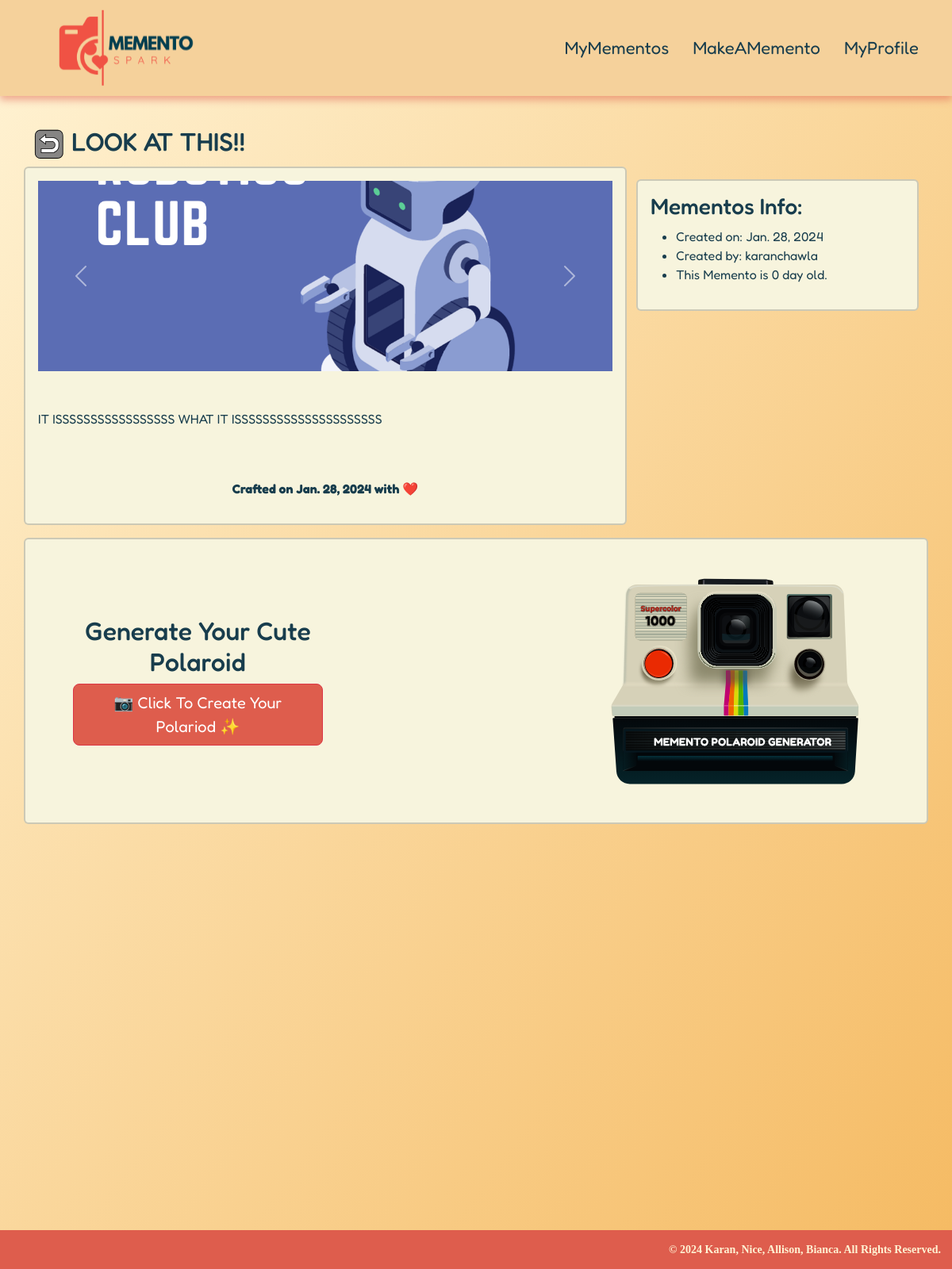
/memento/31 (signed in), run on the app's committed database.
### mymemento_app/models.py (models this page shows, shortened)
class Memento(models.Model):
    user = models.ForeignKey(User, on_delete=models.CASCADE) # A field for creating a one-to-many relationship with another model
    published_date = models.DateField(auto_now_add=True) # A field for storing a date value
    title = models.CharField(max_length=75)
    text = models.TextField(max_length=250)
    img1 = models.ImageField(upload_to='static/mementos_files/images', blank=True, default='')
    img2 = models.ImageField(upload_to='static/mementos_files/images', blank=True, default='')
    img3 = models.ImageField(upload_to='static/mementos_files/images', blank=True, default='')
    audio = models.FileField(upload_to='static/mementos_files/audios', default='') # A field for storing an audio

### mymemento_app/views.py (the view)
# urls.py: path('memento/<int:id>', views.memento, name='memento'),
@login_required
def memento(request, id):
    memento = get_object_or_404(Memento, id=id, user=request.user)
    context = {
        'memento': memento,
    }
    return render(request, 'mementos.html', context)

### templates/mementos.html (shortened to what this page needs)
{% extends 'base.html' %}
{% load static %}
{% block content %}
<section class="home">
    <div class="container">
        <h1 class="title-font"><a href="/"><img src="{% static 'img/back.svg' %}" alt="Go Back" style="width: 40px"></a>
            {{ memento.title }}</h1>
        <div class="row">
            <div class="col-md-8 card card-body brown">
                <div id="imageSlider{{ memento.id }}" class="carousel slide" data-bs-ride="carousel">
                    <div class="carousel-inner">
                        {% if memento.img1 %}
                        <div class="carousel-item active">
                            <img src="{{ memento.img1.url }}" class="d-block w-100" alt="Image 1">
                        </div>
                        {% endif %}
                    </div>
                    <button class="carousel-control-prev" type="button"
                        data-bs-target="#imageSlider{{ memento.id }}" data-bs-slide="prev">
                        <span class="carousel-control-prev-icon" aria-hidden="true"></span>
                    </button>
                    <button class="carousel-control-next" type="button"
                        data-bs-target="#imageSlider{{ memento.id }}" data-bs-slide="next">
                        <span class="carousel-control-next-icon" aria-hidden="true"></span>
                    </button>
                </div>
                {% if memento.text %}
                <div class="memento-text py-5">
                    {{ memento.text|linebreaksbr }}
                </div>
                {% endif %}
                <p class="text-center my-3"><strong>Crafted on {{ memento.published_date }} with ❤️ </strong></p>
            </div>
            <div class="col-md-4">
                <div class="col-lg-12 mt-3">
                    <div class="card card-body brown">
                        <h3>Mementos Info:</h3>
                        <ul>
                            <li>Created on: {{ memento.published_date }}</li>
                            <li>Created by: {{ user.username }}</li>
                            <li>This Memento is <span id="mementoAge"></span> old.</li>
                        </ul>
                    </div>
                </div>
            </div>
        </div>
        <div class="row p-5 card mt-3">
            <div class="row align-items-center justify-content-between">
                <div class="col-md-4 text-center">
                    <h2>Generate Your Cute Polaroid</h2>
                    <div class="d-flex">
                        <a onclick="showPolaroid()" class="btn btn-lg btn-danger showPolaroid">📷 Click To Create Your Polariod ✨</a>
                    </div>
                </div>
                <div class="col-md-4">
                    <img src="/static/img/cam.svg" alt="" class="w-100">
                </div>
            </div>
        </div>
    </div>
</section>
{% endblock content %}

### static/css/style.css (style rules this page uses)
body { color: #183d4d !important; background-image: linear-gradient(to bottom right, #fff3d4, #f5ba62); font-family: "Fredoka", sans-serif !important; min-height: 130vh; overflow-y: scroll; margin: 0px; padding-top: 10em; padding-bottom: 3em; }
.home .card { background-color: #F7F4DD !important; border-width: 2px; }
.btn-danger { background-color: #de5d4d !important; color: white !important; }
.title-font { font-size: 2em; }
.carousel-item img { height: 45vh; -o-object-fit: cover; object-fit: cover; width: 100%; }
.home .carousel-item img { height: 30vh; }

### templates/mementos.html (style rules this page uses)
body { min-height: 200vh; }

### data on the page
Memento: title "LOOK AT THIS!!", img1 (picture), text "IT ISSSSSSSSSSSSSSSSS WHAT IT ISSSSSSSSSSSSSSSSSSSSS", published_date "Jan. 28, 2024"

### other printed values
{{ user.username }} "karanchawla"
